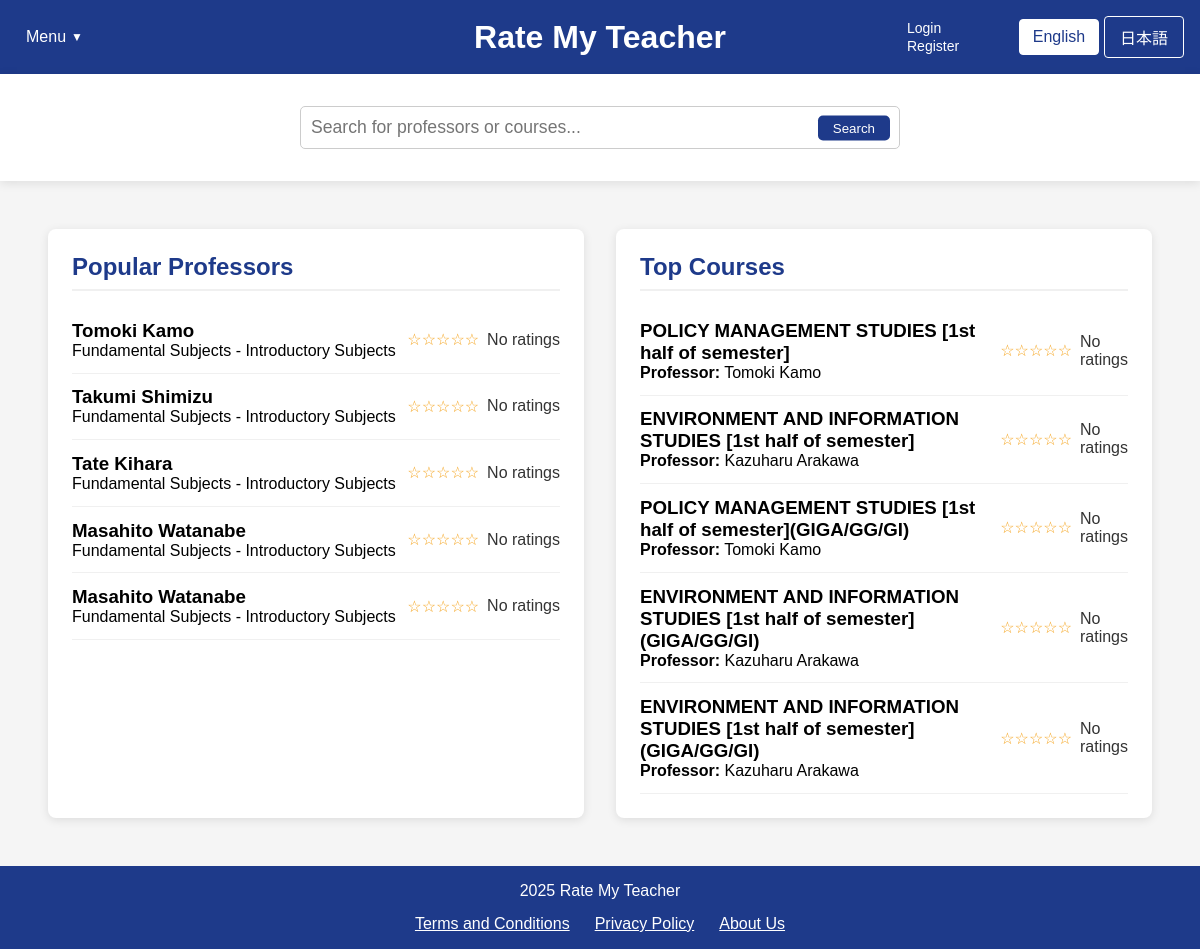
Page /home.php on the earlier database version.
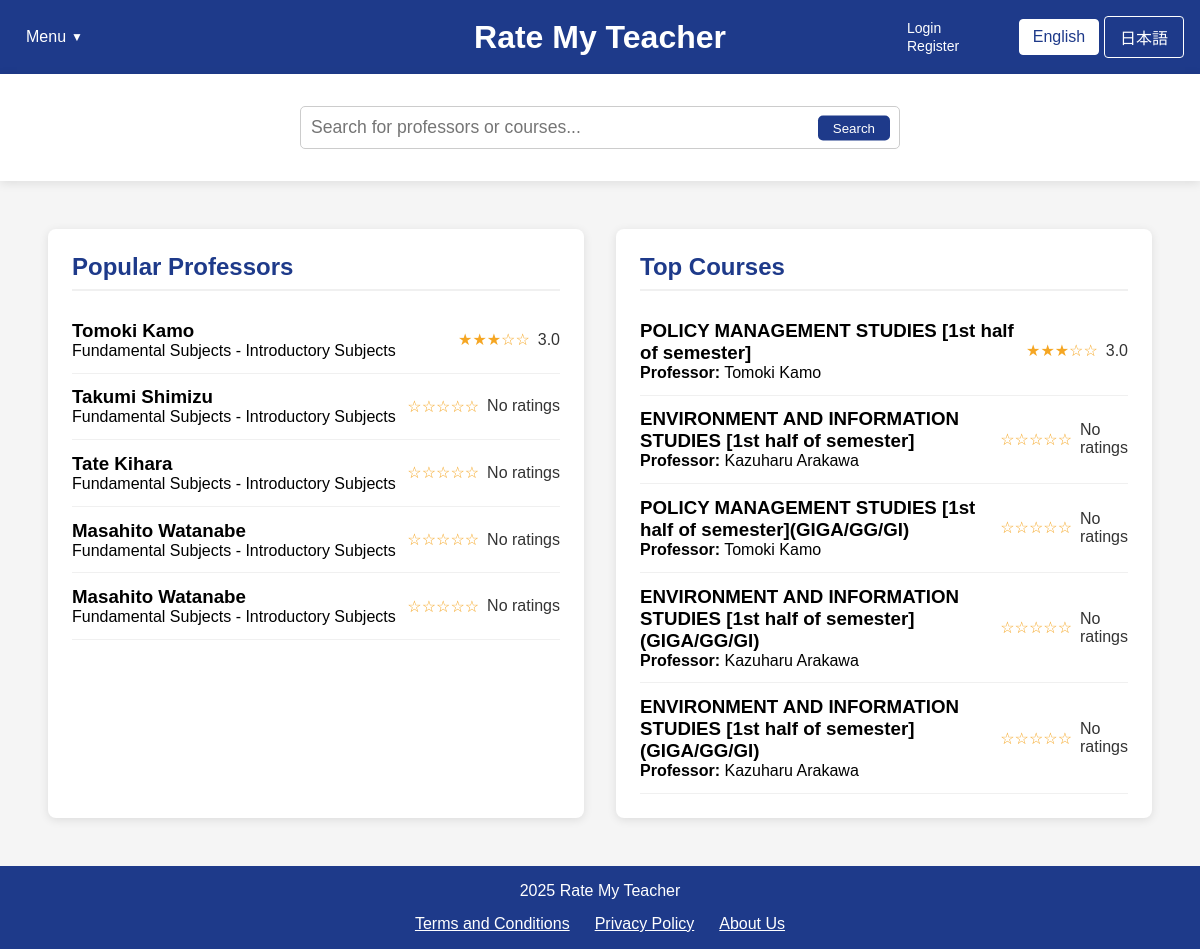
Same page on the later database version.
### tables this page shows
CREATE TABLE professors (
        id INTEGER PRIMARY KEY AUTOINCREMENT,
        name TEXT NOT NULL,
        department TEXT,
        bio TEXT,
        avg_content_quality REAL DEFAULT 0,
        avg_difficulty REAL DEFAULT 0,
        overall_rating REAL DEFAULT 0,
        review_count INTEGER DEFAULT 0
    );

CREATE TABLE courses (
        id INTEGER PRIMARY KEY AUTOINCREMENT,
        name TEXT NOT NULL,
        course_code TEXT,
        description TEXT,
        professor_id INTEGER,
        semester TEXT,
        avg_content_quality REAL DEFAULT 0,
        avg_difficulty REAL DEFAULT 0,
        overall_rating REAL DEFAULT 0,
        review_count INTEGER DEFAULT 0,
        FOREIGN KEY (professor_id) REFERENCES professors(id) ON DELETE SET NULL
    );

### home.php (the view, shortened to what the rows shown need)
<?php
$isLoggedIn = isset($_SESSION["loggedin"]) && $_SESSION["loggedin"] === true;
require_once 'config.php';
function getTopProfessors($limit = 5) {
    global $conn;
    $professors = [];
    try {
        $ratingCount = 0;
        $ratingCheckResult = $conn->query("SELECT COUNT(*) as count FROM ratings");
        if ($ratingCheckResult) {
            $ratingCountRow = $ratingCheckResult->fetchArray(SQLITE3_ASSOC);
            $ratingCount = $ratingCountRow['count'];
        }
        if ($ratingCount > 0) {
            $hasProfRatingColumns = false;
            $columnsResult = $conn->query("PRAGMA table_info(professors)");
            while ($col = $columnsResult->fetchArray(SQLITE3_ASSOC)) {
                if ($col['name'] === 'avg_content_quality' || $col['name'] === 'overall_rating') {
                    $hasProfRatingColumns = true;
                    break;
                }
            }
            if ($hasProfRatingColumns) {
                $stmt = $conn->prepare("
                    SELECT id, name, department,
                           COALESCE(overall_rating, (avg_content_quality + avg_difficulty) / 2) as avg_rating,
                           COALESCE(avg_content_quality, 0) as avg_content_quality,
                           COALESCE(avg_difficulty, 0) as avg_difficulty,
                           COALESCE(review_count, 0) as review_count
                    FROM professors
                    WHERE COALESCE(review_count, 0) > 0
                    ORDER BY avg_rating DESC, review_count DESC
                    LIMIT :limit
                ");
            }
            $stmt->bindValue(':limit', $limit, SQLITE3_INTEGER);
            $result = $stmt->execute();
            while ($row = $result->fetchArray(SQLITE3_ASSOC)) {
                if (isset($row['avg_rating']) && $row['avg_rating'] !== null) {
                    $row['avg_rating'] = number_format((float)$row['avg_rating'], 1);
                } else {
                    $row['avg_rating'] = "N/A";
                }
                $professors[] = $row;
            }
        }
        if (count($professors) < $limit) {
            $remaining = $limit - count($professors);
            $excludeIds = array_map(function($prof) {
                return $prof['id'];
            }, $professors);
            $excludeClause = count($excludeIds) > 0 ? "WHERE id NOT IN (" . implode(",", $excludeIds) . ")" : "";
            $stmt = $conn->prepare("
                SELECT id, name, department
                FROM professors
                $excludeClause
                LIMIT :limit
            ");
            $stmt->bindValue(':limit', $remaining, SQLITE3_INTEGER);
            $result = $stmt->execute();
            while ($row = $result->fetchArray(SQLITE3_ASSOC)) {
                $row['avg_rating'] = "N/A";
                $professors[] = $row;
            }
        }
    } catch (Exception $e) {
        error_log("Error fetching top professors: " . $e->getMessage());
    }
    return $professors;
}
function getTopCourses($limit = 5) {
    global $conn;
    $courses = [];
    try {
        $ratingCount = 0;
        $ratingCheckResult = $conn->query("SELECT COUNT(*) as count FROM ratings");
        if ($ratingCheckResult) {
            $ratingCountRow = $ratingCheckResult->fetchArray(SQLITE3_ASSOC);
            $ratingCount = $ratingCountRow['count'];
        }
        if ($ratingCount > 0) {
            $hasCourseRatingColumns = false;
            $columnsResult = $conn->query("PRAGMA table_info(courses)");
            while ($col = $columnsResult->fetchArray(SQLITE3_ASSOC)) {
                if ($col['name'] === 'avg_content_quality') {
                    $hasCourseRatingColumns = true;
                    break;
                }
            }
            if ($hasCourseRatingColumns) {
                $stmt = $conn->prepare("
                    SELECT c.id, c.name as course_name, c.course_code,
                        COALESCE(c.avg_content_quality, 0) as avg_content_quality,
                        COALESCE(c.avg_difficulty, 0) as avg_difficulty,
                        (COALESCE(c.avg_content_quality, 0) + (5 - COALESCE(c.avg_difficulty, 0))) / 2 as avg_rating,
                        COALESCE(c.review_count, 0) as review_count,
                        p.name as professor_name
                    FROM courses c
                    LEFT JOIN professors p ON c.professor_id = p.id
                    WHERE COALESCE(c.review_count, 0) > 0
                    ORDER BY avg_rating DESC, review_count DESC
                    LIMIT :limit
                ");
            }
            $stmt->bindValue(':limit', $limit, SQLITE3_INTEGER);
            $result = $stmt->execute();
            while ($row = $result->fetchArray(SQLITE3_ASSOC)) {
                if (isset($row['avg_rating']) && $row['avg_rating'] !== null) {
                    $row['avg_rating'] = number_format((float)$row['avg_rating'], 1);
                } else {
                    $row['avg_rating'] = "N/A";
                }
                $courses[] = $row;
            }
        }
        if (count($courses) < $limit) {
            $remaining = $limit - count($courses);
            $excludeIds = array_map(function($course) {
                return $course['id'];
            }, $courses);
            $excludeClause = count($excludeIds) > 0 ? "WHERE c.id NOT IN (" . implode(",", $excludeIds) . ")" : "";
            $stmt = $conn->prepare("
                SELECT c.id, c.name as course_name, c.course_code, p.name as professor_name
                FROM courses c
                LEFT JOIN professors p ON c.professor_id = p.id
                $excludeClause
                LIMIT :limit
            ");
            $stmt->bindValue(':limit', $remaining, SQLITE3_INTEGER);
            $result = $stmt->execute();
            while ($row = $result->fetchArray(SQLITE3_ASSOC)) {
                $row['avg_rating'] = "N/A";
                $courses[] = $row;
            }
        }
    } catch (Exception $e) {
        error_log("Error fetching top courses: " . $e->getMessage());
    }
    return $courses;
}
$topProfessors = getTopProfessors(5);
$topCourses = getTopCourses(5);
?>
<!DOCTYPE html>
<html lang="en">
<head>
    <link rel="stylesheet" href="css/style.css">
</head>
<body>
    <div class="container">
        <header>
                    <?php
                    $currentLang = isset($_COOKIE['language']) && $_COOKIE['language'] == 'ja' ? 'ja' : 'en';
                    ?>
            <div class="header-center">
                <div class="logo">
                    <h1><a href="home.php" style="color: white; text-decoration: none;"><?php echo $currentLang == 'ja' ? 'Rate My Teacher' : 'Rate My Teacher'; ?></a></h1>
                </div>
            </div>
        </header>
        <main style="flex: 1; display: flex; padding: 2rem;">
            <div id="popular-professors" class="content-box" style="flex: 1; background-color: white; margin: 1rem; padding: 1.5rem; border-radius: 8px; box-shadow: 0 2px 10px rgba(0,0,0,0.1);">
                <h2><?php echo $currentLang == 'ja' ? '人気の教授' : 'Popular Professors'; ?></h2>
                <div class="professor-list">
                    <?php foreach ($topProfessors as $professor): ?>
                    <a href="professor_page_template.php?name=<?php echo urlencode($professor['english_name']); ?>&lang=<?php echo $currentLang; ?>" style="text-decoration: none; color: inherit;">
                        <div class="professor-item" data-id="<?php echo $isLoggedIn ? $professor['id'] : 'login-required'; ?>">
                            <div>
                                <h3><?php echo htmlspecialchars($professor['name']); ?></h3>
                                <p><?php echo htmlspecialchars($professor['department'] ?? 'Unknown Department'); ?></p>
                            </div>
                            <div class="rating">
                                <?php
                                if ($professor['avg_rating'] !== 'N/A' && $professor['avg_rating'] > 0) {
                                    $fullStars = floor($professor['avg_rating']);
                                    $hasHalfStar = $professor['avg_rating'] - $fullStars >= 0.5;
                                    echo str_repeat('★', $fullStars);
                                    echo str_repeat('☆', 5 - $fullStars - ($hasHalfStar ? 1 : 0));
                                    echo ' <span>' . $professor['avg_rating'] . '</span>';
                                } else {
                                    echo '☆☆☆☆☆ <span>No ratings</span>';
                                }
                                ?>
                            </div>
                        </div>
                    </a>
                    <?php endforeach; ?>
                </div>
            </div>
            <div id="top-courses" class="content-box" style="flex: 1; background-color: white; margin: 1rem; padding: 1.5rem; border-radius: 8px; box-shadow: 0 2px 10px rgba(0,0,0,0.1);">
                <h2><?php echo $currentLang == 'ja' ? '人気のコース' : 'Top Courses'; ?></h2>
                <div class="course-list">
                    <?php foreach ($topCourses as $course): ?>
                    <a href="course.php?course=<?php echo urlencode($course['english_course_name']); ?>&professor=<?php echo urlencode($course['professor_name'] ?? ''); ?>&lang=<?php echo $currentLang;?>" style="text-decoration: none; color: inherit;">
                        <div class="course-item" data-id="<?php echo $isLoggedIn ? $course['id'] : 'login-required'; ?>">
                            <div>
                                <h3><?php echo htmlspecialchars($course['course_name'] ?? $course['name']); ?></h3>
                                <p><strong>Professor:</strong> <?php echo htmlspecialchars($course['professor_name'] ?? 'Unknown Professor'); ?></p>
                            </div>
                            <div class="rating">
                                <?php
                                if ($course['avg_rating'] !== 'N/A' && $course['avg_rating'] > 0) {
                                    $fullStars = floor($course['avg_rating']);
                                    $hasHalfStar = $course['avg_rating'] - $fullStars >= 0.5;
                                    echo str_repeat('★', $fullStars);
                                    echo str_repeat('☆', 5 - $fullStars - ($hasHalfStar ? 1 : 0));
                                    echo ' <span>' . $course['avg_rating'] . '</span>';
                                } else {
                                    echo '☆☆☆☆☆ <span>No ratings</span>';
                                }
                                ?>
                            </div>
                        </div>
                    </a>
                    <?php endforeach; ?>
                </div>
            </div>
        </main>
    </div>
</body>
</html>

Differences in the rows shown:
changed professors "Tomoki Kamo": fullStars (not shown) → "★★★"; hasHalfStar (not shown) → "☆☆"; avg_rating (not shown) → "3.0"; no longer shows "☆☆☆☆☆ No ratings"
changed courses "POLICY MANAGEMENT STUDIES [1st half of semester]": fullStars (not shown) → "★★★"; hasHalfStar (not shown) → "☆☆"; avg_rating (not shown) → "3.0"; no longer shows "☆☆☆☆☆ No ratings"
